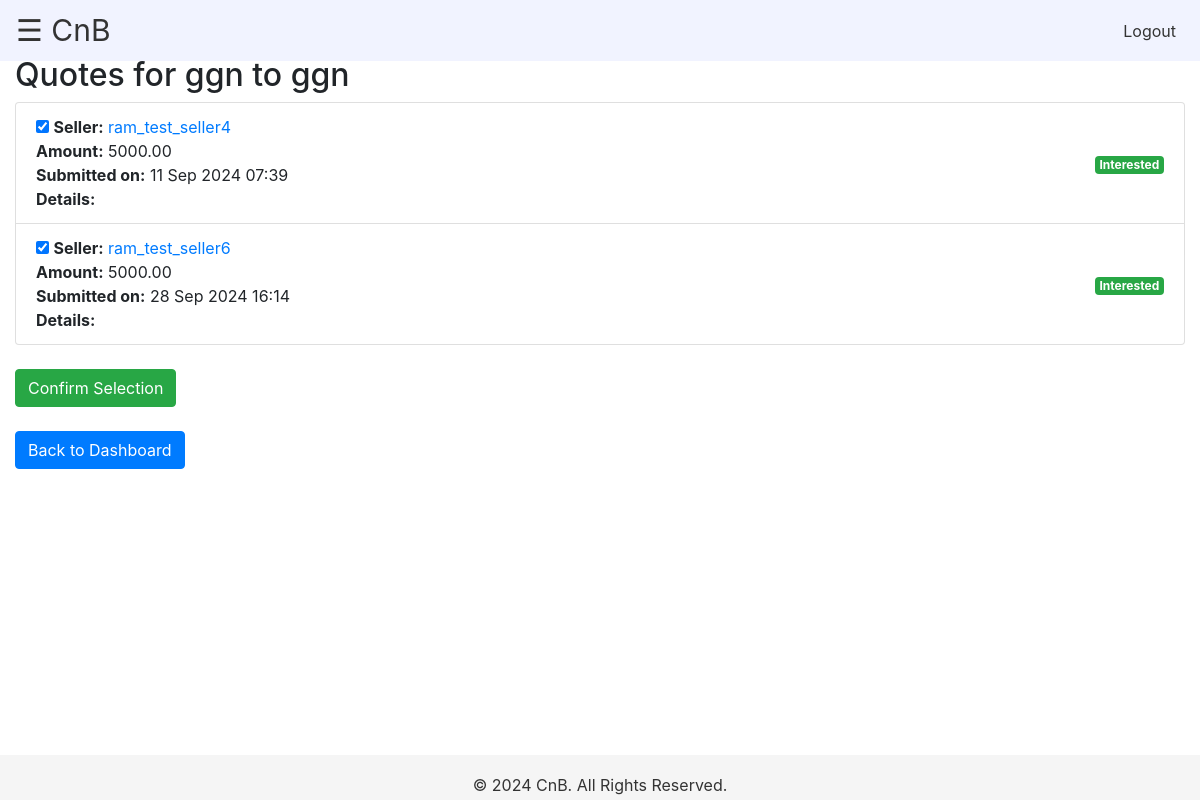
The page /view_quotes/4/ (signed in) on the database as committed earlier.
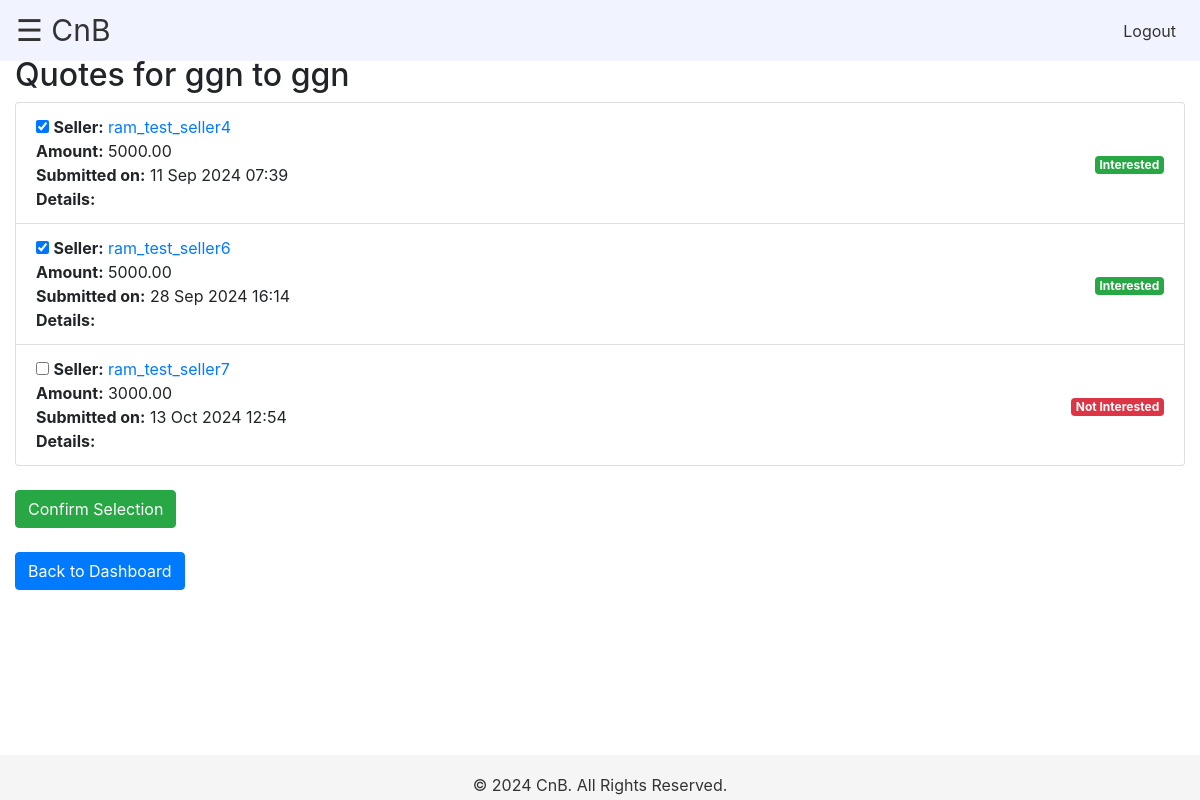
The same page on the database as committed later.
### myapp/models.py (models this page shows, shortened)
class Product(models.Model):
    buyer = models.ForeignKey(User, on_delete=models.CASCADE)
    from_city = models.CharField(max_length=255)
    to_city = models.CharField(max_length=255)
    shifting_plan = models.CharField(max_length=20, choices=[('7 days', 'In next 7 days'), ('15 days', 'In next 15 days'), ('30 days', 'In next 30 days'), ('30+ days', 'In next 30+ days')])
    item_details = models.TextField()
    call_preference = models.BooleanField(default=False)
    call_time = models.TimeField(blank=True, null=True)
    budget_min = models.DecimalField(max_digits=10, decimal_places=2)
    budget_max = models.DecimalField(max_digits=10, decimal_places=2)
    specific_requirements = models.TextField(blank=True, null=True)
    created_at = models.DateTimeField(auto_now_add=True)
    is_quote_requested = models.BooleanField(default=False)

class Bid(models.Model):
    product = models.ForeignKey(Product, on_delete=models.CASCADE)
    seller = models.ForeignKey(Seller, on_delete=models.CASCADE)
    bid_amount = models.DecimalField(max_digits=10, decimal_places=2)
    attachment = models.FileField(upload_to='attachments/', blank=True, null=True)
    bid_date = models.DateTimeField(auto_now_add=True)
    selected = models.BooleanField(default=False)

class Seller(models.Model):
    user = models.OneToOneField(User, on_delete=models.CASCADE)
    profile = models.OneToOneField(Profile, on_delete=models.CASCADE)
    registered_name = models.TextField(blank=False, null=True)
    gst_number = models.CharField(max_length=15, blank=False, null=True)
    registered_address = models.TextField(blank=False, null=True)
    poc_name = models.CharField(max_length=255, blank=False, null=True)
    services_type = models.TextField(blank=True, null=True)  # Store the services as a comma-separated string
    company_media = models.FileField(upload_to='company_media/', blank=True, null=True)
    top_clients = models.FileField(upload_to='top_clients/', blank=True, null=True)
    awards = models.FileField(upload_to='awards/', blank=True, null=True)
    company_size = models.CharField(
        max_length=50,
        choices=[
            ('<10', '<10 employees'),
            ('10-20', '10-20 employees'),
            ('20-50', '20-50 employees'),
            ('50-100', '50-100 employees'),
            ('100-500', '100-500 employees'),
            ('>500', '>500 employees')
        ],
        blank=False,
        null=True
    )
    truck_ownership = models.CharField(
        max_length=50,
        choices=[
            ('Own', 'Own trucks'),
            ('Aggregator', 'Aggregator (we do not own trucks)')
        ],
        blank=False,
        null=True
    )
    call_support = models.BooleanField(default=False)  # Yes/No for 24/7 call support
    running_business_since = models.PositiveIntegerField(null=True, blank=False)  # Year

### myapp/views.py (the view)
# urls.py: path('view_quotes/<int:product_id>/', views.view_quotes, name='view_quotes'),
def view_quotes(request, product_id):
    product = get_object_or_404(Product, id=product_id, buyer=request.user)
    bids = Bid.objects.filter(product=product)
    if request.method == "POST":
        selected_bids_ids = request.POST.getlist('selected_bids')
        for bid in bids:
            bid.selected = str(bid.id) in selected_bids_ids
            bid.save()
    context = {
        'product': product,
        'bids': bids,
    }
    return render(request, 'myapp/view_quotes.html', context)

### myapp/templates/myapp/view_quotes.html (shortened to what this page needs)
{% extends 'myapp/base.html' %}
{% block content %}
<h2>Quotes for {{ product.from_city }} to {{ product.to_city }}</h2>
{% if bids %}
    <form method="POST" action="{% url 'view_quotes' product.id %}">
        <ul class="list-group">
            {% for bid in bids %}
                <li class="list-group-item d-flex justify-content-between align-items-center">
                    <div>
                        <input type="checkbox" name="selected_bids" value="{{ bid.id }}"
                               {% if bid.selected %} checked {% endif %}
                               class="quote-checkbox" data-bid-id="{{ bid.id }}">
                        <strong>Seller:</strong>
                        <a href="#" class="seller-link" data-seller-id="{{ bid.seller.id }}">{{ bid.seller.user.username }}</a><br>
                        <strong>Amount:</strong> {{ bid.bid_amount }}<br>
                        <strong>Submitted on:</strong> {{ bid.bid_date|date:"d M Y H:i" }}<br>
                        <strong>Details:</strong> {{ bid.details }}
                    </div>
                    <div>
                        {% if bid.selected %}
                            <span class="badge badge-success">Interested</span>
                        {% else %}
                            <span class="badge badge-danger">Not Interested</span>
                        {% endif %}
                    </div>
                </li>
            {% endfor %}
        </ul>
        <button type="submit" class="btn btn-success mt-4">Confirm Selection</button>
    </form>
{% else %}
    <p>No quotes have been submitted for this request yet.</p>
{% endif %}
<a href="{% url 'buyer_dashboard' %}" class="btn btn-primary mt-4">Back to Dashboard</a>
{% endblock %}

### myapp/templates/myapp/base.html (shortened to what this page needs)
<!DOCTYPE html>
<html lang="en">
<head>
    <link rel="stylesheet" href="https://maxcdn.bootstrapcdn.com/bootstrap/4.5.2/css/bootstrap.min.css">
</head>
<body>
    <nav class="navbar navbar-expand-lg fixed-top">
        <span id="menu-icon" style="font-size:30px;cursor:pointer" onclick="openNav()">&#9776; CnB</span>
        <div class="navbar-nav ml-auto">
            <ul class="navbar-nav">
                {% if user.is_authenticated %}
                    <li class="nav-item">
                        <a class="nav-link" href="{% url 'logout' %}">Logout</a>
                    </li>
                {% endif %}
            </ul>
        </div>
    </nav>
    <div class="container-fluid">
        {% block content %}
        {% endblock %}
    </div>
    <footer>
        &copy; 2024 CnB. All Rights Reserved.
    </footer>
</body>
</html>

### myapp/templates/myapp/base.html (style rules this page uses)
body { padding-top: 56px; overflow-x: hidden; }
.navbar { margin-bottom: 20px; background-color: #f1f3ff; }
.navbar .nav-link { color: #333; }
footer { position: fixed; bottom: 0; width: 100%; height: 45px; background-color: #f5f5f5; line-height: 60px; text-align: center; color: #333; }
#menu-icon { cursor: pointer; color: #333; }

Rows that differ between the two databases and show on the page:
added Bid: seller.user.username "ram_test_seller7", bid_amount "3000.00", bid_date "13 Oct 2024 12:54", shows "Not Interested"
